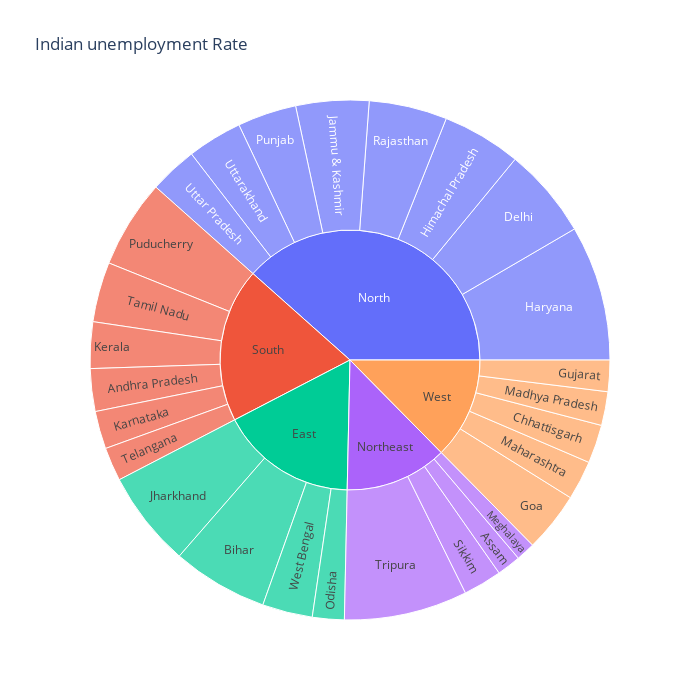

Source (notebook cell):
### Markdown cell above
## unburst chart

### Code cell
unemploment = data[["Region",'Estimated Unemployment Rate','States']]
figure = px.sunburst(unemploment, path=["Region","States"], 
                     values='Estimated Unemployment Rate',
                     width=700, height=700,  
                     title="Indian unemployment Rate")
figure.show()

### Figure 1 — Plotly figure (JSON) as saved in the notebook; plotly's stock layout.template omitted (floating-point values rounded to 4 significant figures)
{"data": [{"branchvalues": "total", "domain": {"x": [0, 1], "y": [0, 1]}, "hovertemplate": "labels=%{label}<br>Estimated Unemployment Rate=%{value}<br>parent=%{parent}<br>id=%{id}<extra></extra>", "ids": ["South/Andhra Pradesh", "Northeast/Assam", "East/Bihar", "West/Chhattisgarh", "North/Delhi", "West/Goa", "West/Gujarat", "North/Haryana", "North/Himachal Pradesh", "North/Jammu & Kashmir", "East/Jharkhand", "South/Karnataka", "South/Kerala", "West/Madhya Pradesh", "West/Maharashtra", "Northeast/Meghalaya", "East/Odisha", "South/Puducherry", "North/Punjab", "North/Rajasthan", "Northeast/Sikkim", "South/Tamil Nadu", "South/Telangana", "Northeast/Tripura", "North/Uttar Pradesh", "North/Uttarakhand", "East/West Bengal", "East", "North", "Northeast", "South", "West"], "labels": ["Andhra Pradesh", "Assam", "Bihar", "Chhattisgarh", "Delhi", "Goa", "Gujarat", "Haryana", "Himachal Pradesh", "Jammu & Kashmir", "Jharkhand", "Karnataka", "Kerala", "Madhya Pradesh", "Maharashtra", "Meghalaya", "Odisha", "Puducherry", "Punjab", "Rajasthan", "Sikkim", "Tamil Nadu", "Telangana", "Tripura", "Uttar Pradesh", "Uttarakhand", "West Bengal", "East", "North", "Northeast", "South", "West"], "name": "", "parents": ["South", "Northeast", "East", "West", "North", "West", "West", "North", "North", "North", "East", "South", "South", "West", "West", "Northeast", "East", "South", "North", "North", "Northeast", "South", "South", "Northeast", "North", "North", "East", "", "", "", "", ""], "type": "sunburst", "values": [86.64, 48.56, 194.7, 78.19, 184.1, 121.7, 63.76, 274.8, 160.7, 148.3, 195.4, 76.68, 94.34, 68.54, 79.79, 38.66, 64.62, 179.4, 119.8, 158.7, 78.34, 121.9, 68.33, 250.6, 97.37, 111.6, 101.9, 556.6, 1255.0, 416.1, 627.3, 411.9]}], "layout": {"height": 700, "legend": {"tracegroupgap": 0}, "title": {"text": "Indian unemployment Rate"}, "width": 700}}
